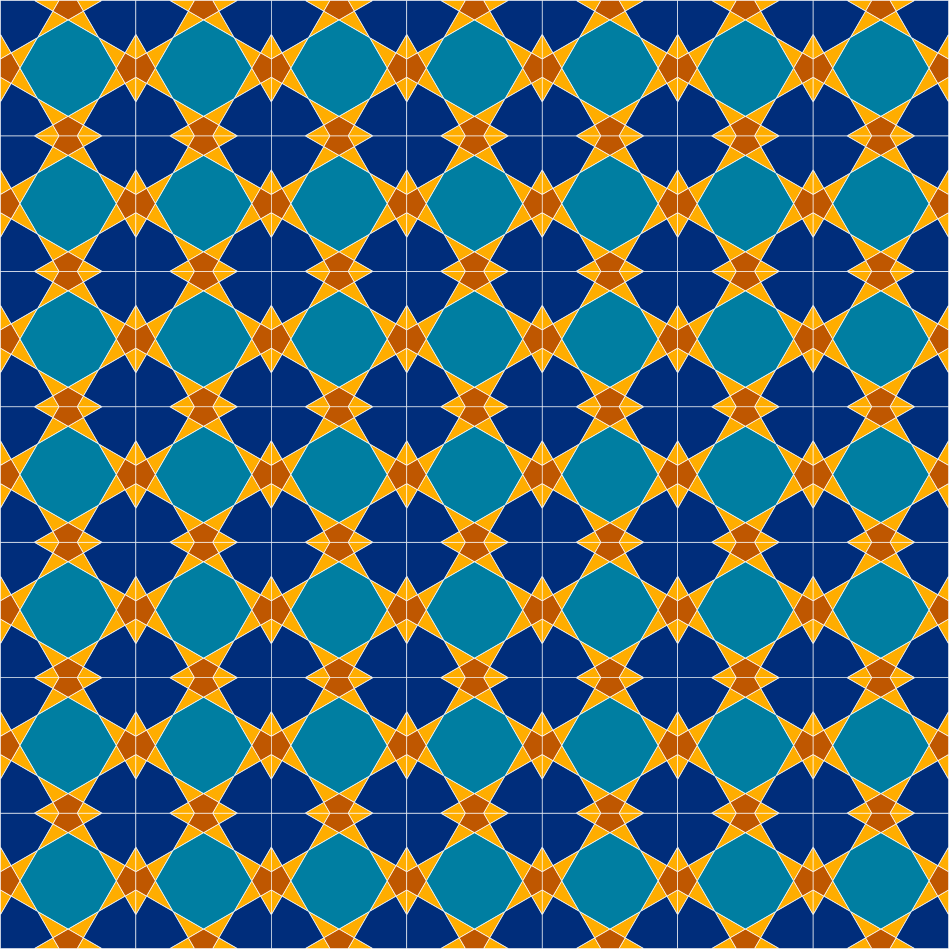

Generate this figure with R:
library(Kaashi)
library(ggplot2)

copy_path <- "../../Blog/content/gallery/2021-11-22-islamic-patterns-regular-tiling/images/"
folder_path <-  "Islamic_Pattern/Regular_Polygon/square_30_0.5/"
pettern_name <- "square_30_0.5"
save_name = paste0(folder_path,pettern_name)

png_path = paste0(save_name,".png")

tile <- motif(theta = 30, delta = 0.5, polyLine = F)
vector = rbind(
  c(2,0),
  c(0,2))
tiles <- tiling(tile,n = 7, type = "periodic",vector = vector) 

p <- tilePlotter(tiles, tileColor = c("#FFAD00","#FFAD00","#BF5700","#002D7B","#007EA1"),
            borderSize = 0.1)

ggsave(png_path, plot = p, dpi = 200, device = "png")
knitr::plot_crop(png_path)
file.copy(png_path, copy_path)

ggsave(paste0(save_name,".eps"), plot = p, device = "eps")
ggsave(paste0(save_name,".svg"), plot = p, device = "svg")

your_string <- paste0("![](",pettern_name,".svg",")")
file.create(paste0(folder_path,"/README.md"))
writeLines(your_string, paste0(folder_path,"/README.md"))
